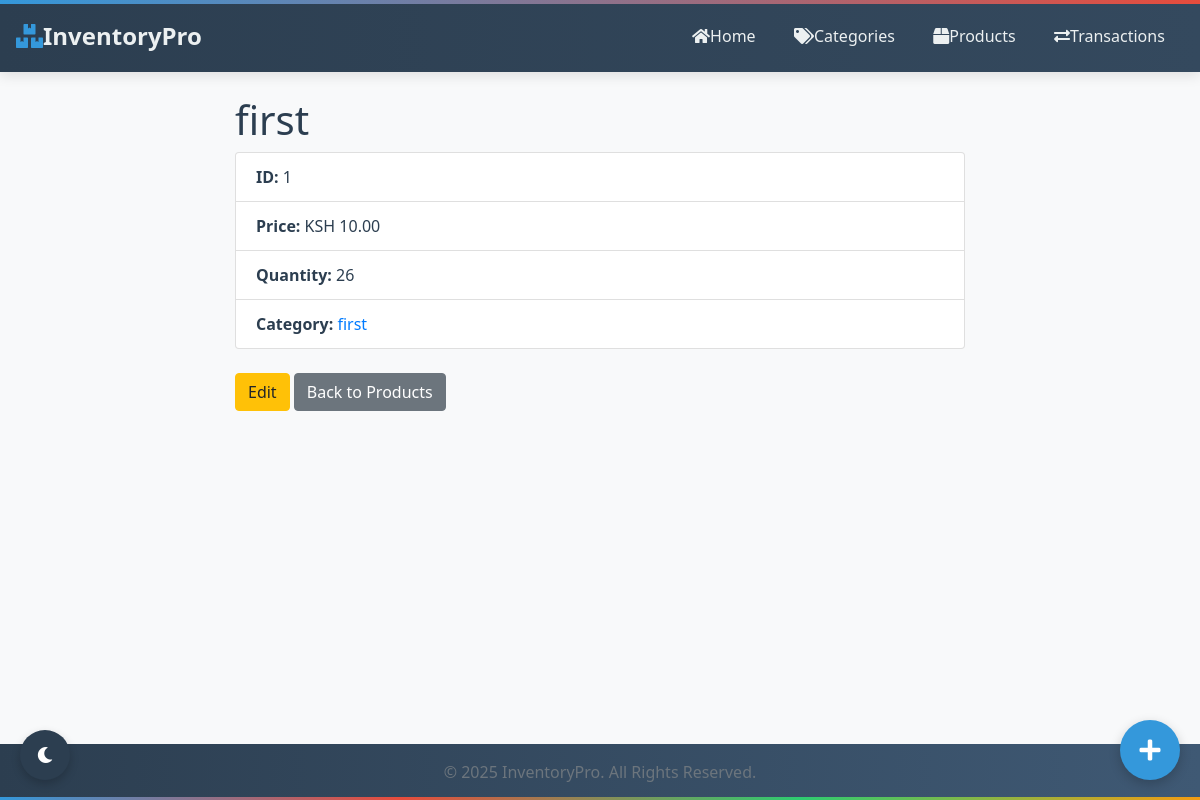
The app's page /products/1, older data.
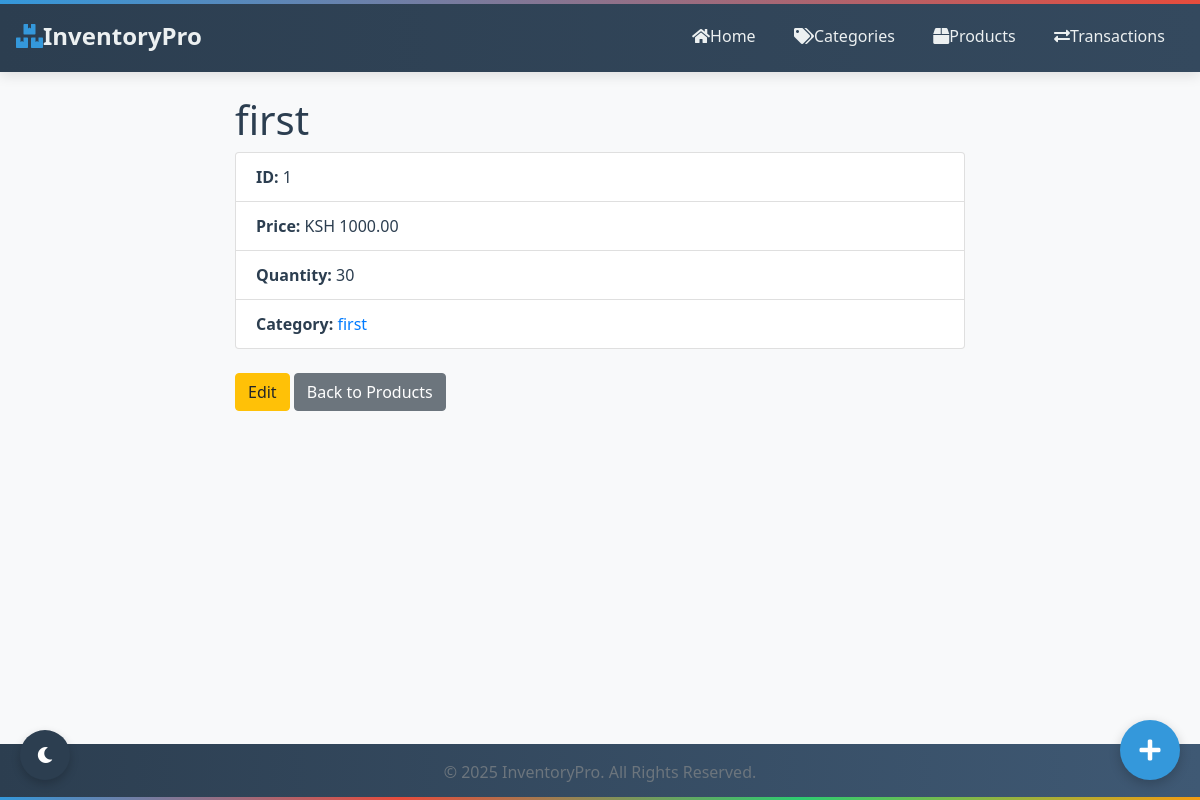
The same page, newer data.
### models/product.py (models this page shows, shortened)
class Product(Base):
    __tablename__ = 'products'
    id = Column(Integer, primary_key=True)
    _name = Column("name", String(100), nullable=False)
    description = Column(String(255))
    _price = Column("price", Float, nullable=False)
    _quantity = Column("quantity", Integer, default=0)
    category_id = Column(Integer, ForeignKey('categories.id'), nullable=False)
    created_at = Column(DateTime, default=datetime.datetime.utcnow)
    updated_at = Column(DateTime, default=datetime.datetime.utcnow, onupdate=datetime.datetime.utcnow)
    reorder_level = Column(Integer, default=10)
    reorder_quantity = Column(Integer, default=20)
    category = relationship("Category", back_populates="products")
    suppliers = relationship("Supplier", secondary="supplier_product", back_populates="products")
    transaction_items = relationship("TransactionItem", back_populates="product")
    transactions = relationship(
        "Transaction",
        secondary="transaction_items",
        primaryjoin="Product.id == TransactionItem.product_id",
        secondaryjoin="TransactionItem.transaction_id == Transaction.id",
        viewonly=True  # Make this viewonly to prevent cascade conflicts
    )
    @property
    def name(self):
        return self._name
    @name.setter
    def name(self, value):
        if not value or not isinstance(value, str) or len(value.strip()) < 2:
            raise ValueError("Product name must be a string with at least 2 characters")
        self._name = value.strip()
    @property
    def price(self):
        return self._price
    @price.setter
    def price(self, value):
        try:
            value = float(value)
            if value < 0:
                raise ValueError("Price cannot be negative")
            self._price = value
        except (ValueError, TypeError):
            raise ValueError("Price must be a positive number")
    @property
    def quantity(self):
        return self._quantity
    @quantity.setter
    def quantity(self, value):
        try:
            value = int(value)
            if value < 0:
                raise ValueError("Quantity cannot be negative")
            self._quantity = value
        except (ValueError, TypeError):
            raise ValueError("Quantity must be a positive integer")
    @classmethod
    def find_by_id(cls, id):
        session = SessionLocal()
        try:
            product = session.query(cls).options(joinedload(cls.category)).filter_by(id=id).first()
            return product
        finally:
            session.close()

### web/app.py (the view)
@app.route('/products/<int:id>')
def view_product(id):
    product = Product.find_by_id(id)
    if not product:
        flash(f"Product with ID {id} not found", "error")
        return redirect(url_for('list_products'))
    return render_template('products/view.html', product=product)

### models/category.py (called while the page is built)
    @property
    def name(self):
        return self._name

### web/app.py (called while the page is built)
@app.context_processor
def inject_now():
    return {'now': datetime.utcnow()}

### web/templates/products/view.html (shortened to what this page needs)
{% extends 'base.html' %}
{% block content %}
<div class="row">
    <div class="col-md-8 offset-md-2">
        <h1>{{ product.name }}</h1>
        <ul class="list-group">
            <li class="list-group-item"><strong>ID:</strong> {{ product.id }}</li>
            <li class="list-group-item"><strong>Price:</strong> KSH {{ "%.2f"|format(product.price) }}</li>
            <li class="list-group-item"><strong>Quantity:</strong> {{ product.quantity }}</li>
            <li class="list-group-item"><strong>Category:</strong>
                <a href="{{ url_for('view_category', id=product.category.id) }}">
                    {{ product.category.name }}
                </a>
            </li>
        </ul>
        <br>
        <a href="{{ url_for('edit_product', id=product.id) }}" class="btn btn-warning">Edit</a>
        <a href="{{ url_for('list_products') }}" class="btn btn-secondary">Back to Products</a>
    </div>
</div>
{% endblock %}

Row changes from the older to the newer data that the page shows:
changed Product "first": price "10.00" → "1000.00"; quantity "26" → "30"
